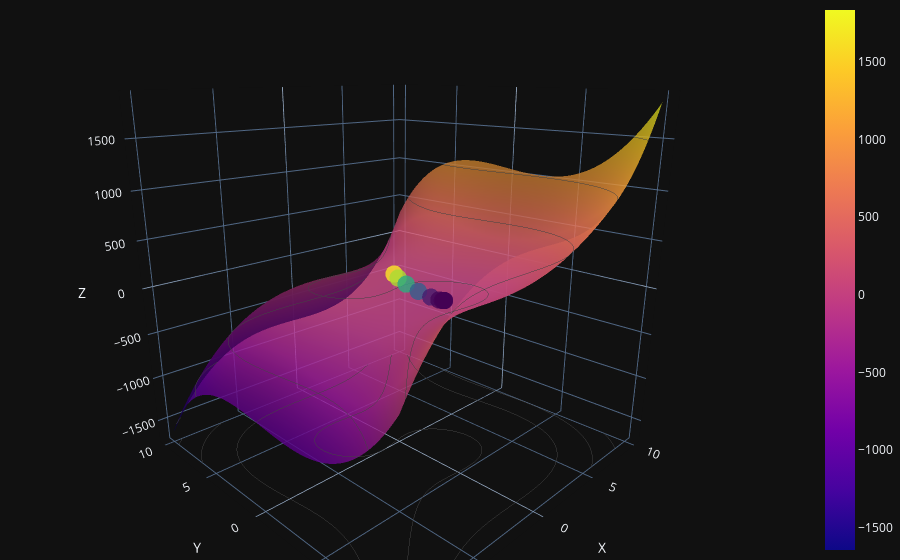

The notebook cell this image was saved under:
### Markdown cell above
3D plots can visualize a trajectory of the optimization process on a surface for a bivariate function. This can help to see how the algorithm moves toward the minimum.

- In the function's body, we create 1D NumPy arrays *x_obj_values* and *y_obj_values* containing 100 evenly spaced values from -10 to 10. These will be used to generate a grid of points for the objective function visualization.

- Let's use *np.meshgrid* to create a 2D grid from the 1D arrays and evaluate the objective function f(x, y) at each point on the grid and stores the results in *z_obj*.

- Defined a function *build_figure* that takes the objective function grid *(obj_x, obj_y, obj_z)* and gradient descent data *(gd_x, gd_y, gd_z)*.
After that use *the plot_function_3d* and *plot_points_3d* functions to create traces for the objective function surface and gradient descent points.

### Code cell
def gradient_descent_3d_visualization_plot(gradient_descent_points, gradient_descent_values):
    x_obj_values = np.linspace(-10, 10, 100)
    y_obj_values = np.linspace(-10, 10, 100)

    x_obj, y_obj = np.meshgrid(x_obj_values, y_obj_values)
    z_obj = f(x_obj, y_obj)

    gd_x = [elem[0] for elem in gradient_descent_points]
    gd_y = [elem[1] for elem in gradient_descent_points]
    gd_z = gradient_descent_values

    def build_figure(obj_x, obj_y, obj_z, gd_x, gd_y, gd_z):
        return go.Figure(data=[plot_function_3d(obj_x, obj_y, obj_z, 'Plasma', 'limegreen'),
                               plot_points_3d(gd_x, gd_y, gd_z, 'circle', 'Viridis', 'Gradient Descent Points')],
                         layout=get_layout_3d('Gradient Descent 3D Visualization', 'X', 'Y', 'Z'))

    figure = build_figure(x_obj, y_obj, z_obj, gd_x, gd_y, gd_z)
    figure.show()


gradient_descent_3d_visualization_plot(points, values)

### Figure 1 — Plotly figure (JSON) as saved in the notebook; plotly's stock layout.template omitted (floating-point values rounded to 4 significant figures; data arrays with more than 128 entries replaced by an {"elided": "..."} marker saying what was removed)
{"data": [{"colorscale": [[0.0, "#0d0887"], [0.1111, "#46039f"], [0.2222, "#7201a8"], [0.3333, "#9c179e"], [0.4444, "#bd3786"], [0.5556, "#d8576b"], [0.6667, "#ed7953"], [0.7778, "#fb9f3a"], [0.8889, "#fdca26"], [1.0, "#f0f921"]], "contours": {"z": {"highlightcolor": "limegreen", "project": {"z": true}, "show": true}}, "lighting": {"ambient": 0.5, "diffuse": 0.9}, "opacity": 0.8, "x": {"elided": "100x100 float values"}, "y": {"elided": "100x100 float values"}, "z": {"elided": "100x100 float values"}, "type": "surface"}, {"marker": {"color": [30.62, 20.75, 1.456, -23.51, -40.8, -46.0, -46.69, -46.76, -46.78, -46.78], "colorscale": [[0.0, "#440154"], [0.1111, "#482878"], [0.2222, "#3e4989"], [0.3333, "#31688e"], [0.4444, "#26828e"], [0.5556, "#1f9e89"], [0.6667, "#35b779"], [0.7778, "#6ece58"], [0.8889, "#b5de2b"], [1.0, "#fde725"]], "opacity": 0.8, "size": 6, "symbol": "circle"}, "mode": "markers", "name": "Gradient Descent Points", "x": [1.5, 1.212, 0.927, 0.7626, 0.7169, 0.7453, 0.8016, 0.8532, 0.8845, 0.8943], "y": [2, 1.356, 0.3894, -0.77, -1.804, -2.402, -2.608, -2.662, -2.683, -2.698], "z": [30.62, 20.75, 1.456, -23.51, -40.8, -46.0, -46.69, -46.76, -46.78, -46.78], "type": "scatter3d"}], "layout": {"margin": {"b": 0, "l": 0, "r": 0, "t": 0}, "scene": {"camera": {"eye": {"x": -1.25, "y": -1.25, "z": 0.55}}, "xaxis": {"title": {"text": "X"}}, "yaxis": {"title": {"text": "Y"}}, "zaxis": {"title": {"text": "Z"}}}, "title": {"text": "Gradient Descent 3D Visualization"}}}
